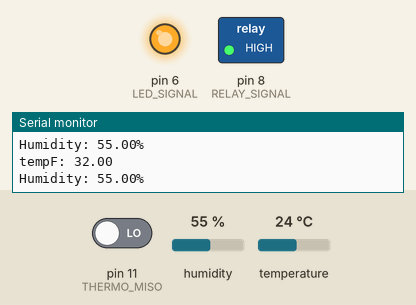
Simulated run of this sketch. Board: Arduino Uno, built with avr-gcc and run on an emulated ATmega328P. Parts: switched loads named in the sketch (green lamp = pin HIGH), output pins drawn as LEDs (lit = HIGH), the last lines printed to the serial monitor. Inputs (shaded band) come from the test bench; at power-on: humidity 55 %, pin 11 (THERMO_MISO) LOW, temperature 24 °C. Pins used as bus, display or sensor lines are not drawn.

Above: at 1.2 s.
1.3 s: humidity set to 58 %
2.8 s: humidity set to 61 %
At 3.3 s:
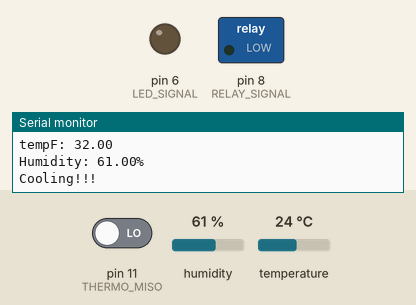
Timing chart, 0 to 5.8 s (numbered marks = the images above; inputs shaded):
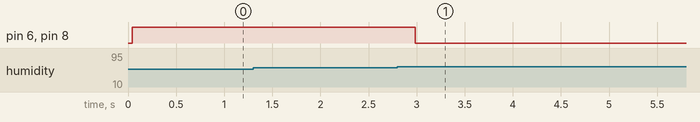

The sketch:

humidifier.ino
```cpp
//Includes for default arduino libraries to interface
//with digital humidity & temperature sensor (DHT11)
// and SG90 servo
#include <Adafruit_Sensor.h>
#include <DHT.h>
#include <DHT_U.h>

//defined pins for sensors
#define LED_SIGNAL 6    //pin for led to signal that humdifier is heating
#define RELAY_SIGNAL 8  //pin to activate relay
#define HUM_VCC 7       //pin for Humidity sensor voltage
#define HUM_DATA 3      //pin for Humidity sensor data
#define THERMO_CS 10    //pin for Thermistor chip select
#define THERMO_MISO 11  //pin that receives signals from thermistors
#define THERMO_VCC 12   //pin that powers thermistors
#define THERMO_SCK 13   //pin that syncs data exchange


//One-time initialization code before main looop drives device
void setup() {
  //relay setup and LED signal setup
  pinMode(RELAY_SIGNAL, OUTPUT);    //sets relay signal pin to output
  pinMode(LED_SIGNAL, OUTPUT);      //sets led signal pin to output
  //Humidity Sensor pin setup
  pinMode(HUM_VCC, OUTPUT);         //sets humidifiers voltage pin to output
  digitalWrite(HUM_VCC, HIGH);      //passes voltage through pin
  //Thermistor pin setup
  pinMode(THERMO_CS, OUTPUT);     //sets chip select pin to output
  digitalWrite(THERMO_CS, HIGH);  //passes voltage through pin
  pinMode(THERMO_MISO, INPUT);             //sets THERMO_MISO pin to input
  pinMode(THERMO_VCC, OUTPUT);      //sets humidifiers voltage pin to output
  digitalWrite(THERMO_VCC, HIGH);   //passes voltage through pin
  pinMode(THERMO_SCK, OUTPUT);      //sets humidifiers voltage pin to output
  Serial.begin(9600);               //Opens 9600 baud for output
}

//helper function to read signal from thermistor
uint8_t readSig() {
  uint8_t temp = 0;
  for (int i = 7; i >= 0; i--) {
    digitalWrite(THERMO_SCK, HIGH);  //passes voltage through pin
    if (digitalRead(THERMO_MISO)) {
      //if thermistor is attempting to pass signal it is
      //read into temp at proper bit
      temp |= (1 << i);
    }
    digitalWrite(THERMO_SCK, LOW);  //stops voltage through pin
  }
  return temp;
}

//main driver function
void loop() {
  //raw signal from thermistor
  uint16_t signal = 0;
  //values for water temperature and air humidity
  float temp = 0, hum = 0;
  //Initializes DHT11 sensor for usage
  DHT dht(HUM_DATA, DHT11);
  dht.begin();
  //prepares to read data from thermistor
  digitalWrite(THERMO_CS, LOW);
  delay(10);
  //lines 60-62 read signals from thermistor into signal variable
  signal = readSig();
  signal <<= 8;
  signal |= readSig();
  //sets CS state of thermistor to high voltage, signaling end of data read
  digitalWrite(THERMO_CS, HIGH);
  delay(10);
  //assigns useful bits of signal variable to temp variable
  //and applies resolution.
  temp = (signal >> 3) * 0.25;
  //Converts celsius temp reading to farenheit
  //Written in American :P.
  temp = temp * 9.0 / 5.0 + 32;
  hum = dht.readHumidity();
  Serial.println("tempF: " + String(temp));
  Serial.println("Humidity: " + String(hum) + "%\n");
  //Runs humidifier heating elemnt and state led
  //when suboptimal humidity is observed and
  if (temp < 165 && hum < 60){
    digitalWrite(RELAY_SIGNAL, HIGH);
    digitalWrite(LED_SIGNAL, HIGH);
  }
  //Checks for invalid humidity sensor reading
  //in order to prevent unwanted cooldown period.
  else if(String(hum).equals(" NAN")){;}
  else{
    //Deactivates humidifier in case of extraordinarily high temperatures
    //or humidity levels that are too high.
    Serial.println("Cooling!!!");
    digitalWrite(RELAY_SIGNAL, LOW);
    digitalWrite(LED_SIGNAL, LOW);
    delay(6000000);
  }
  delay(250);
}
```

Measured:
- the behaviour switches between 59 and 60 % on humidity (found by bisection; images 0 and 1)
- after the input at 2.8 s, pin 6 (LED_SIGNAL), pin 8 (RELAY_SIGNAL): HIGH → LOW after 0.19 s
